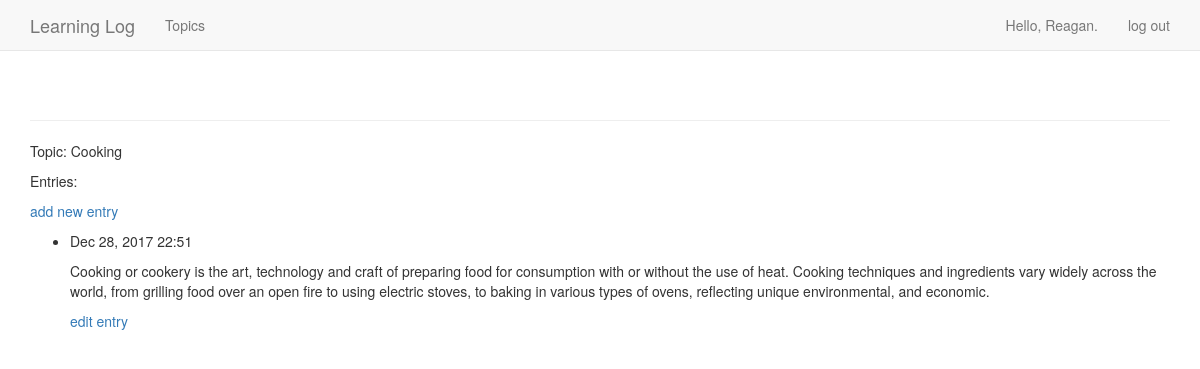
Screenshot of /topics/3/ (signed in) with the database file from the repository.
### learning_logs/models.py (models this page shows, shortened)
class Topic(models.Model):
    text = models.CharField(max_length=300)
    date_added = models.DateTimeField(auto_now_add=True)
    owner = models.ForeignKey(User)
    def __str__(self):
        return self.text

class Entry(models.Model):
    topic = models.ForeignKey(Topic)
    text = models.TextField()
    date_added = models.DateTimeField(auto_now_add=True)
    class Meta:
        verbose_name_plural = 'entries'

### learning_logs/views.py (the view)
# urls.py: url(r'^topics/(?P<topic_id>\d+)/$', views.topic, name='topic'),
@login_required
def topic(request, topic_id):
    topic = get_object_or_404(Topic, id=topic_id)
    if topic.owner != request.user:
        raise Http404
    entries = topic.entry_set.order_by('-date_added')
    context = {'topic': topic, 'entries': entries}
    return render(request, 'learning_logs/topic.html', context)

### learning_logs/templates/learning_logs/topic.html
{% extends 'learning_logs/base.html' %}
{% block content %}
  <p>Topic: {{ topic }}</p>
  <p>Entries:</p>
  <p>
      <a href="{% url 'learning_logs:new_entry' topic.id %}">add new entry</a>
  </p>
  <ul>
  {% for entry in entries %}
    <li>
      <p>{{ entry.date_added|date:'M d, Y H:i' }}</p>
      <p>{{ entry.text|linebreaks }}</p>
      <p>
        <a href="{% url 'learning_logs:edit_entry' entry.id %}">edit entry</a>
      </p>
    </li>
  {% empty %}
    <li>
      There are no entries for this topic yet.
    </li>
  {% endfor %}
  </ul>
{% endblock content %}

### learning_logs/templates/learning_logs/base.html (shortened to what this page needs)
{% load bootstrap3 %}
<!DOCTYPE html>
<html lang="en">
  <head>
    {% bootstrap_css %}
  </head>
  <body>
    <nav class="navbar navbar-default navbar-static-top">
      <div class="container">
        <div class="navbar-header">
          <a class="navbar-brand" href="{% url 'learning_logs:index' %}">
              Learning Log</a>
        </div>
        <div id="navbar" class="navbar-collapse collapse">
          <ul class="nav navbar-nav">
            <li><a href="{% url 'learning_logs:topics' %}">Topics</a></li>
          </ul>
          <ul class="nav navbar-nav navbar-right">
            {% if user.is_authenticated %}
              <li><a>Hello, {{ user.username }}.</a></li>
              <li><a href="{% url 'users:logout' %}">log out</a></li>
            {% else %}
              <li><a href="{% url 'users:register' %}">register</a></li>
              <li><a href="{% url 'users:login' %}">log in</a></li>
            {% endif %}
          </ul>
        </div>
      </div>
    </nav>
    <div class="container">
      <div class="page-header">
      </div>
      <div>
        {% block content %}{% endblock %}
      </div>
    </div>
  </body>
</html>

### rows the page displays
Topic: text "Cooking"
Entry: date_added "Dec 28, 2017 22:51", text "Cooking or cookery is the art, technology and craft of preparing food for consumption with or without the use of heat. Cooking techniques and ingredients vary widely across the world, from grilling food over an open fire to using electric stoves, to baking in various types of ovens, reflecting unique environmental, and economic."

### other values shown
{{ user.username }} "Reagan"
